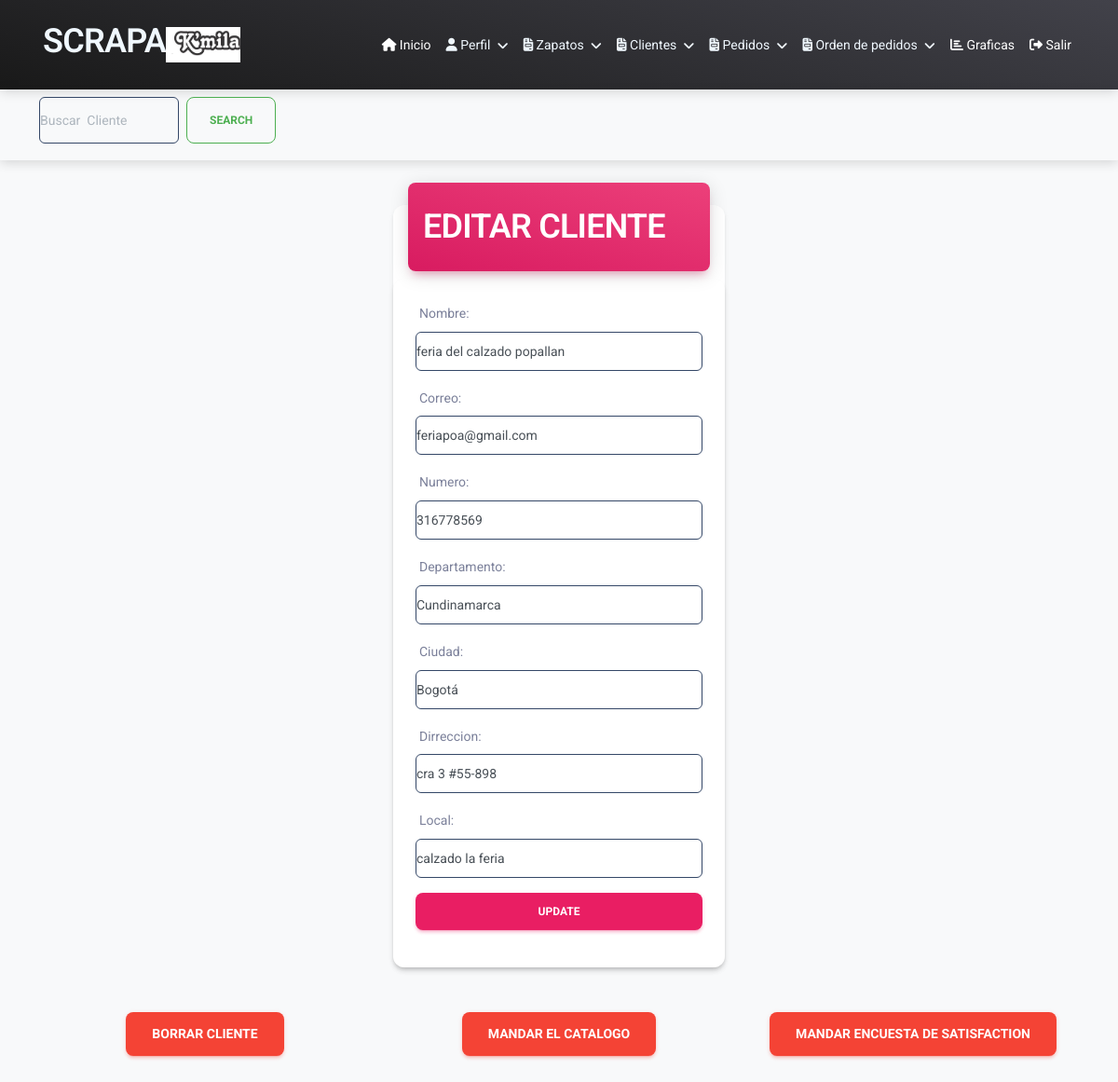
Screenshot of /clientes/1/ (signed in) with the database file from the repository.
### usuairo/models.py (models this page shows, shortened)
class UserProfile(models.Model):
    user = models.OneToOneField(User, on_delete=models.CASCADE)
    logo = models.ImageField(upload_to='images/', blank=True, null=True)
    telefono = models.CharField(max_length=20, blank=True)
    correo = models.EmailField(blank=True)
    nombre_empresa = models.CharField(max_length=100,default='nombre')

class cliente (models.Model):
    nombre=models.CharField(max_length=100)
    correo=models.EmailField(max_length=254)
    numero=models.IntegerField()
    dirreccion=models.CharField( max_length=150)
    departamento=models.ForeignKey(Departamento, on_delete=models.CASCADE)
    ciudad =models.ForeignKey(Ciudad, on_delete=models.CASCADE)
    user = models.ForeignKey(User , on_delete=models.CASCADE)
    local =models.CharField(max_length=100)

### usuairo/views.py (the view, shortened to what this page needs)
# urls.py: path('clientes/<int:cliente_id>/', views.task_detail, name='modificar_cliente'),
@login_required
def task_detail(request,cliente_id):
    if request .method =='GET':
        task=get_object_or_404(cliente,pk=cliente_id,user=request.user)
        form=cleinteform(instance=task)
        return render(request,'clientes_detalle.html',{'task':task,'form': form})

### usuairo/forms.py
class cleinteform(forms.ModelForm):
    class Meta:
        model=cliente
        fields=['nombre','correo','numero','departamento','ciudad','dirreccion','local']
        widgets ={
            'nombre':forms.TextInput(attrs={'class':'form-control  border border-dark'}),
            'correo':forms.EmailInput(attrs={'class':'form-control  border border-dark'}),
            'numero':forms.NumberInput(attrs={'class':'form-control  border border-dark'}),
            'departamento':forms.Select(attrs={'class':'form-control  border border-dark ','id': 'id_departamento'}),
            'ciudad':forms.Select(attrs={'class':'form-control  border border-dark','id': 'id_ciudad'}),
            'dirreccion':forms.TextInput(attrs={'class':'form-control  border border-dark'}),
            'local':forms.TextInput(attrs={'class':'form-control  border border-dark'})
            }

### usuairo/models.py (called while the page is built)
    def __str__(self):
        return self.name

    def __str__(self):
        return self.name

### usuairo/templates/clientes_detalle.html (shortened to what this page needs)
{% extends "index.html" %}
{% block content  %}
  <nav class="navbar navbar-expand-lg bg-body-tertiary justify-content-end">
    <div class="container-fluid justify-content-end">
      <div class="collapse navbar-collapse" id="navbar" style="height: 150spx; width: 200px;">
        <div class="container">
          <form class="d-flex " role="search"  action="{% url 'search_cliente' %}" method="GET"  style="width: 300px; height: 60px;">
            <input class="form-control me-2 border border-dark " style="border: black; width: 150px; height: 50px;" type="search" placeholder="Buscar  Cliente" aria-label="Search" name="buscar">
            <button class="btn btn-outline-success"  style="height: 50px;" type="submit">Search</button>
          </form>
            </div>
        </div>
      </div>
  </nav>
  <main class="container">
    <div class="row">
        <div class="col-md-4 offset-md-4 mt-4">
          <div class="card my-4">
            <div class="card-header p-0 position-relative mt-n4 mx-3 z-index-2">
              <div class="bg-gradient-primary shadow-primary border-radius-lg pt-4 pb-3">
                <h2 class="text-white text-capitalize ps-3"> EDITAR CLIENTE</h2>
              </div>
            </div>
       <div>
        <form class="card card-body" method="POST">
            {{form.as_p}}
         <button class="btn btn-primary">update</button></form>
    </div>
  </div>
</div>
      <div class="container text-center my-4">
        <div class="row justify-content-center">
          <div class="col-md-4">
      <form action="{% url 'delete_task' task.id %}" method="POST">
       <button class=" btn btn-danger btn-lg mb-3">borrar cliente</button>
           </form>
    </div>
    <div class="col-md-4">
      <form action="{% url 'send_email' task.id %}" method="POST" enctype="multipart/form-data">
       <button class=" btn btn-danger btn-lg mb-3">mandar el catalogo </button>
           </form>
    </div>
    <div class="col-md-4">
      <form action="{% url 'send_email_encuesta' task.id %}" method="POST" >
       <button class=" btn btn-danger btn-lg mb-3">mandar encuesta de satisfaction </button>
           </form>
    </div>
</main>
{% endblock  %}

### usuairo/templates/index.html (shortened to what this page needs)
<!DOCTYPE html>
{% load static %}
<html lang="en">
  <head>
<link href="{% static 'assets/css/nucleo-icons.css' %}" rel="stylesheet" />
<link href="{% static 'assets/css/nucleo-svg.css' %}" rel="stylesheet" />
<link id="pagestyle" href="{% static 'assets/css/material-dashboard.css' %}" rel="stylesheet" />
  </head>
  <body class="g-sidenav-show  bg-gray-100">
    <nav class="navbar navbar-expand-lg bg-gradient-dark navbar-dark fixed-start">
      <div class="container">
               <div>              <h2
                style="color: aliceblue;"  class="ms-1 font-weight-bold">SCRAPA</h2></div>
               {% if user.is_authenticated %}
               <div class="d-flex align-items-center ms-auto">
                   {% if user.userprofile.logo %}
                   <img src="{{ user.userprofile.logo.url }}" alt="Logo" class="user-logo" style="width: 80px; height: 80px; object-fit: contain; margin-right: 10px;">
                   {% endif %}
               </div>
           {% endif %}
          <div class="collapse navbar-collapse" id="navbarSupportedContent">
              <ul class="navbar-nav ms-auto">
                  {% if user.is_authenticated %}
                  <li class="nav-item">
                    <a class="nav-link active" href="/inicio">
                        <i class="fas fa-home"></i>
                        Inicio
                    </a>
                </li>
                <li class="nav-item dropdown">
                    <a class="nav-link dropdown-toggle" href="#" id="navbarDropdown"  style="color: aliceblue;" role="button" data-bs-toggle="dropdown" aria-expanded="false">
                        <i class="fas fa-user"></i>
                        Perfil
                    </a>
                </li>
                  <li class="nav-item dropdown">
                    <a class="nav-link dropdown-toggle" href="#" id="navbarDropdown"  style="color: aliceblue;" role="button" data-bs-toggle="dropdown" aria-expanded="false">
                        <i class="fas fa-file-invoice"></i>
                        Zapatos
                    </a>
                </li>
                  <li class="nav-item dropdown">
                    <a class="nav-link dropdown-toggle" href="#" id="navbarDropdown"  style="color: aliceblue;" role="button" data-bs-toggle="dropdown" aria-expanded="false">
                        <i class="fas fa-file-invoice"></i>
                        Clientes
                    </a>
                </li>
                <li class="nav-item dropdown">
                    <a class="nav-link dropdown-toggle" href="#" id="navbarDropdown"  style="color: aliceblue;" role="button" data-bs-toggle="dropdown" aria-expanded="false">
                        <i class="fas fa-file-invoice"></i>
                        Pedidos
                    </a>
                </li>
                  <li class="nav-item dropdown">
                    <a class="nav-link dropdown-toggle" href="#" id="navbarDropdown"  style="color: aliceblue;" role="button" data-bs-toggle="dropdown" aria-expanded="false">
                        <i class="fas fa-file-invoice"></i>
                        Orden de pedidos
                    </a>
                </li>
                <li class="nav-item">
                    <a class="nav-link active" href="/graficas">
                        <i class="fas fa-chart-bar"></i>
                        Graficas
                    </a>
                </li>
                  <li class="nav-item">
                      <a class="nav-link active" href="/logaut">
                          <i class="fas fa-sign-out-alt"></i>
                          Salir
                      </a>
                  </li>
                  {% endif %}
              </ul>
          </div>
      </div>
  </nav>
  </body>
 {% block content %}
    {% endblock %}
</html>

### rows the page displays
cliente: nombre "feria del calzado popallan", correo "feriapoa@gmail.com", numero "316778569", departamento "Cundinamarca", ciudad "Bogotá", dirreccion "cra 3 #55-898", local "calzado la feria"
